Frame 1 (no input): blank canvas, image omitted
Frame 60 (no input): blank canvas, image omitted
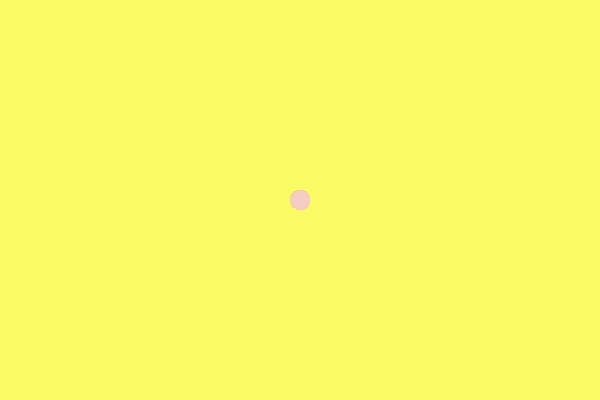
Frame 120 (the mouse pressed at the canvas centre since frame 60)

The p5.js sketch whose frames 1 and 60 were blank and that drew this single picture after the mouse press (run headless with seeded random() and noise() and a simulated clock; from frame 60 on, the mouse is pressed at the canvas centre):

// p5.js sketch
// ── sketch.js
function setup() {
  createCanvas(600,400);
  background(250, 250, 100);
  
}

function draw() {
  
  noStroke();

  fill(250, 200, 200, 30);
  ellipse(mouseX, mouseY, 20, 20);
  
  //fill(200, 250, 200);
  //rect(400, 100, 50, 50);
  
}

// Events that erase
function mousePressed(){
  background(250, 250, 100);
  
}
